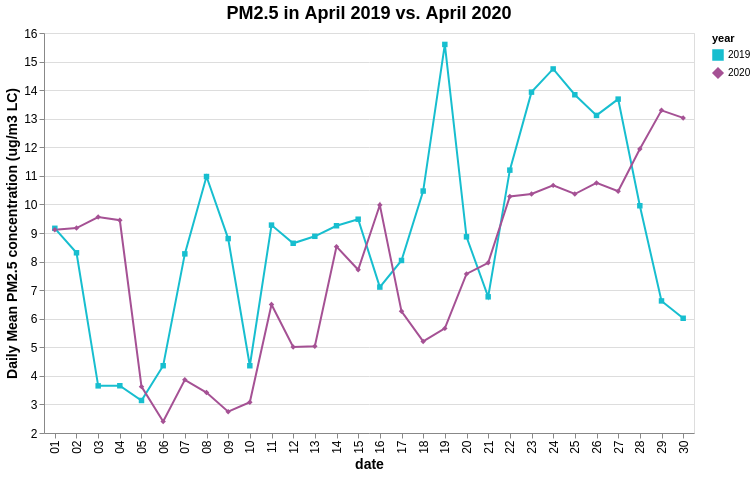

Write the Vega-Lite specification saved for this chart.
### Vega-Lite specification from a JSON file in a GitHub repository (floating-point values rounded to 4 significant figures; data arrays with more than 128 entries replaced by an {"elided": "..."} marker saying what was removed)
{"config": {"view": {"continuousWidth": 400, "continuousHeight": 300}, "axis": {"labelFontSize": 12, "titleFontSize": 14}, "title": {"anchor": "middle", "fontSize": 18}}, "data": {"name": "data-a02ed0ad2688954e213daa7397684e84"}, "mark": {"type": "line", "point": true}, "encoding": {"color": {"type": "nominal", "field": "year", "scale": {"domain": ["2019", "2020"], "range": ["#17becf", "#a55194"]}}, "shape": {"type": "nominal", "field": "year", "scale": {"range": ["square", "diamond"]}}, "tooltip": {"type": "quantitative", "field": "num"}, "x": {"type": "ordinal", "field": "date"}, "y": {"type": "quantitative", "axis": {"title": "Daily Mean PM2.5 concentration (ug/m3 LC)"}, "field": "num", "scale": {"zero": false}}}, "height": 400, "title": "PM2.5 in April 2019 vs. April 2020", "transform": [{"aggregate": [{"op": "mean", "field": "Daily Mean PM2.5 Concentration", "as": "num"}], "groupby": ["date", "month", "year"]}], "width": 650, "$schema": "https://vega.github.io/schema/vega-lite/v4.8.1.json", "datasets": {"data-a02ed0ad2688954e213daa7397684e84": {"elided": "928 records"}}}
